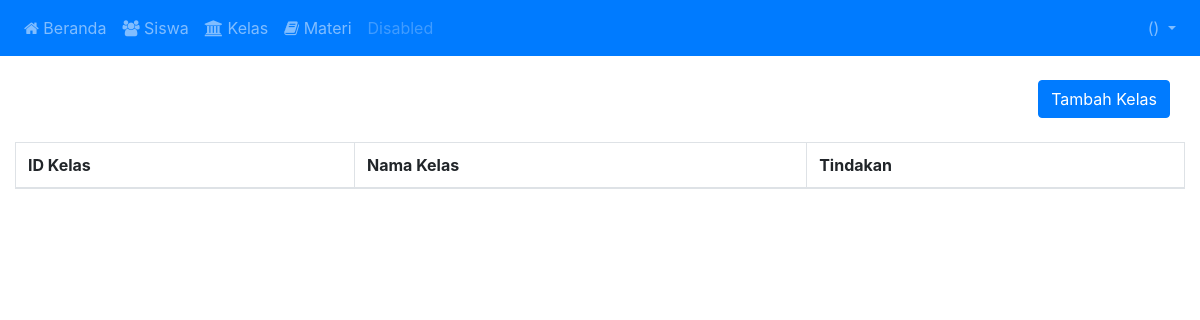
Before: /kelas/daftar-kelas/ with the older database file.
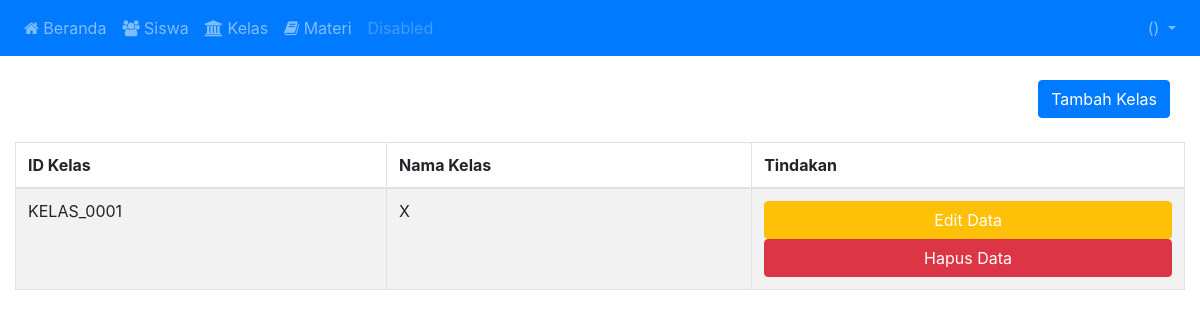
After: the same page with the newer database file.
### TestDjango/models.py (models this page shows)
class Kelas(models.Model):
    class_id = models.CharField(max_length=100, default="KELAS_0001")
    class_name = models.CharField(max_length=100)

### TestDjango/kelas.py (the view)
# urls.py: path('daftar-kelas/', kelas.getKelas),
def getKelas(req):
    result = Kelas.objects.raw("SELECT * FROM testdjango_kelas")
    return render(req, "daftar-kelas.html", {"kelas": result})

### templates/daftar-kelas.html
{% include 'header/header.html' %}
<div class="container-fluid text-right">
    <a href="/siswa/tambah-siswa/" class="btn btn-primary mb-4">Tambah Kelas</a>
</div>
<table class="table table-bordered table-striped tables">
    <thead>
    <tr>
        <th>ID Kelas</th>
        <th>Nama Kelas</th>
        <th>Tindakan</th>
    </tr>
    </thead>
    <tbody>
    {% for k in  kelas %}
        <tr>
            <td>{{ k.class_id }}</td>
            <td>{{ k.class_name }}</td>
            <td><a class="btn btn-warning d-block text-white" href="#">Edit Data</a>
                <a class="btn btn-danger d-block text-white" onclick="return confirm('Hapus Kelas ?')" href="/kelas/hapus-kelas/?id-kelas={{ k.class_id }}">Hapus Data</a></td>
        </tr>
    {% endfor %}
    </tbody>
</table>
{% include 'header/footer.html' %}

Changed rows visible on the page:
added Kelas: class_id "KELAS_0001", class_name "X"
